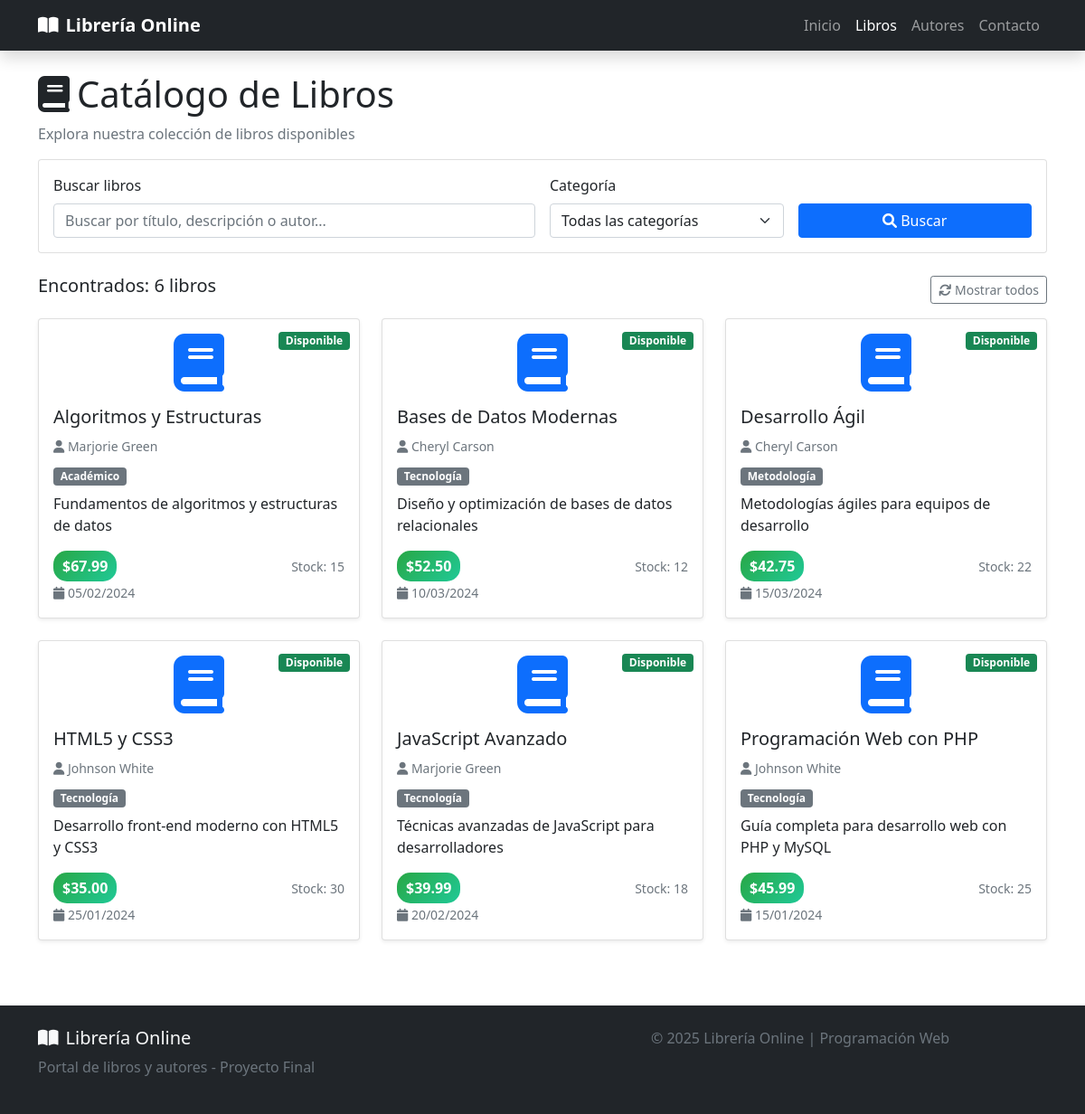
The app's page /libros.php with its own data.
### tables this page shows
CREATE TABLE libros (
            id_libro INTEGER PRIMARY KEY AUTOINCREMENT,
            titulo VARCHAR(100) NOT NULL,
            tipo VARCHAR(20) NOT NULL,
            id_autor VARCHAR(11) NOT NULL,
            precio DECIMAL(10,2) NOT NULL,
            fecha_publicacion DATE,
            descripcion TEXT,
            stock INTEGER DEFAULT 0,
            FOREIGN KEY (id_autor) REFERENCES autores(id_autor)
        );

CREATE TABLE autores (
            id_autor VARCHAR(11) PRIMARY KEY,
            apellido VARCHAR(15) NOT NULL,
            nombre VARCHAR(15) NOT NULL,
            telefono VARCHAR(12) NOT NULL,
            direccion VARCHAR(20) NOT NULL,
            ciudad VARCHAR(15) NOT NULL,
            estado VARCHAR(2) NOT NULL,
            pais VARCHAR(3) NOT NULL,
            cod_postal INTEGER
        );

### libros.php (the view, shortened to what this page needs)
<?php
$database = new Database();
$db = $database->getConnection();
$buscar = $_GET['buscar'] ?? '';
$query = "SELECT l.*, a.nombre, a.apellido
          FROM libros l
          INNER JOIN autores a ON l.id_autor = a.id_autor
          WHERE 1=1";
$params = [];
$query .= " ORDER BY l.titulo";
$stmt = $db->prepare($query);
$stmt->execute($params);
$libros = $stmt->fetchAll(PDO::FETCH_ASSOC);
?>
<!DOCTYPE html>
<html lang="es">
<head>
    <link href="https://cdn.jsdelivr.net/npm/bootstrap@5.1.3/dist/css/bootstrap.min.css" rel="stylesheet">
    <link href="https://cdnjs.cloudflare.com/ajax/libs/font-awesome/6.0.0/css/all.min.css" rel="stylesheet">
</head>
<body>
    <nav class="navbar navbar-expand-lg navbar-dark bg-dark shadow">
        <div class="container">
            <a class="navbar-brand fw-bold" href="index.php">
                <i class="fas fa-book-open me-2"></i>Librería Online
            </a>
            <div class="navbar-nav ms-auto">
                <a class="nav-link" href="index.php">Inicio</a>
                <a class="nav-link active" href="libros.php">Libros</a>
                <a class="nav-link" href="autores.php">Autores</a>
                <a class="nav-link" href="contacto.php">Contacto</a>
            </div>
        </div>
    </nav>
    <div class="container mt-4">
        <div class="row">
            <div class="col-12">
                <h1><i class="fas fa-book me-2"></i>Catálogo de Libros</h1>
                <p class="text-muted">Explora nuestra colección de libros disponibles</p>
            </div>
        </div>
        <div class="row mb-4">
            <div class="col-12">
                <div class="card">
                    <div class="card-body">
                        <form method="GET" class="row g-3">
                            <div class="col-md-6">
                                <label class="form-label">Buscar libros</label>
                                <input type="text" class="form-control" name="buscar"
                                       value="<?= htmlspecialchars($buscar) ?>"
                                       placeholder="Buscar por título, descripción o autor...">
                            </div>
                            <div class="col-md-3">
                                <label class="form-label">Categoría</label>
                                <select class="form-select" name="tipo">
                                    <option value="">Todas las categorías</option>
                                </select>
                            </div>
                            <div class="col-md-3">
                                <label class="form-label">&nbsp;</label>
                                <div class="d-grid">
                                    <button type="submit" class="btn btn-primary">
                                        <i class="fas fa-search"></i> Buscar
                                    </button>
                                </div>
                            </div>
                        </form>
                    </div>
                </div>
            </div>
        </div>
        <div class="row mb-3">
            <div class="col-12">
                <div class="d-flex justify-content-between align-items-center">
                    <h5>Encontrados: <?= count($libros) ?> libros</h5>
                    <a href="libros.php" class="btn btn-outline-secondary btn-sm">
                        <i class="fas fa-refresh"></i> Mostrar todos
                    </a>
                </div>
            </div>
        </div>
        <div class="row">
            <?php if (empty($libros)): ?>
                <div class="col-12">
                    <div class="alert alert-warning text-center">
                        <i class="fas fa-search fa-3x mb-3"></i>
                        <h4>No se encontraron libros</h4>
                        <p>Intenta ajustar los criterios de búsqueda</p>
                    </div>
                </div>
            <?php else: ?>
                <?php foreach($libros as $libro): ?>
                <div class="col-lg-4 col-md-6 mb-4">
                    <div class="card h-100 shadow-sm book-card position-relative">
                        <div class="stock-badge">
                            <?php if ($libro['stock'] > 10): ?>
                                <span class="badge bg-success">Disponible</span>
                            <?php elseif ($libro['stock'] > 0): ?>
                                <span class="badge bg-warning">Pocas unidades</span>
                            <?php else: ?>
                                <span class="badge bg-danger">Agotado</span>
                            <?php endif; ?>
                        </div>
                        <div class="card-body d-flex flex-column">
                            <div class="mb-3 text-center">
                                <i class="fas fa-book fa-4x text-primary"></i>
                            </div>
                            <h5 class="card-title"><?= htmlspecialchars($libro['titulo']) ?></h5>
                            <div class="mb-2">
                                <small class="text-muted">
                                    <i class="fas fa-user"></i>
                                    <?= htmlspecialchars($libro['nombre'] . ' ' . $libro['apellido']) ?>
                                </small>
                            </div>
                            <div class="mb-2">
                                <span class="badge bg-secondary"><?= htmlspecialchars($libro['tipo']) ?></span>
                            </div>
                            <p class="card-text flex-grow-1">
                                <?= htmlspecialchars(substr($libro['descripcion'], 0, 100)) ?>
                            </p>
                            <div class="mt-auto">
                                <div class="d-flex justify-content-between align-items-center">
                                    <span class="price-tag">
                                        $<?= number_format($libro['precio'], 2) ?>
                                    </span>
                                    <small class="text-muted">
                                        Stock: <?= $libro['stock'] ?>
                                    </small>
                                </div>
                                <?php if ($libro['fecha_publicacion']): ?>
                                <small class="text-muted">
                                    <i class="fas fa-calendar"></i>
                                    <?= date('d/m/Y', strtotime($libro['fecha_publicacion'])) ?>
                                </small>
                                <?php endif; ?>
                            </div>
                        </div>
                    </div>
                </div>
                <?php endforeach; ?>
            <?php endif; ?>
        </div>
    </div>
    <footer class="bg-dark text-light py-4 mt-5">
        <div class="container">
            <div class="row">
                <div class="col-md-6">
                    <h5><i class="fas fa-book-open me-2"></i>Librería Online</h5>
                    <p class="text-muted">Portal de libros y autores - Proyecto Final</p>
                </div>
                <div class="col-md-6 text-center">
                    <p class="text-muted mb-0">
                        &copy; <?= date('Y') ?> Librería Online | Programación Web
                    </p>
                </div>
            </div>
        </div>
    </footer>
</body>
</html>

### libros.php (style rules this page uses)
.price-tag { background: linear-gradient(135deg, #28a745, #20c997); color: white; padding: 5px 10px; border-radius: 15px; font-weight: bold; }
.stock-badge { position: absolute; top: 10px; right: 10px; }

### records on screen
libros: shows "Disponible", titulo "Algoritmos y Estructuras", id_autor.apellido "Marjorie Green", tipo "Académico", descripcion "Fundamentos de algoritmos y estructuras de datos", precio "67.99", stock "15", fecha_publicacion "05/02/2024"
libros: shows "Disponible", titulo "Bases de Datos Modernas", id_autor.apellido "Cheryl Carson", tipo "Tecnología", descripcion "Diseño y optimización de bases de datos relacionales", precio "52.50", stock "12", fecha_publicacion "10/03/2024"
libros: shows "Disponible", titulo "Desarrollo Ágil", id_autor.apellido "Cheryl Carson", tipo "Metodología", descripcion "Metodologías ágiles para equipos de desarrollo", precio "42.75", stock "22", fecha_publicacion "15/03/2024"
libros: shows "Disponible", titulo "HTML5 y CSS3", id_autor.apellido "Johnson White", tipo "Tecnología", descripcion "Desarrollo front-end moderno con HTML5 y CSS3", precio "35.00", stock "30", fecha_publicacion "25/01/2024"
libros: shows "Disponible", titulo "JavaScript Avanzado", id_autor.apellido "Marjorie Green", tipo "Tecnología", descripcion "Técnicas avanzadas de JavaScript para desarrolladores", precio "39.99", stock "18", fecha_publicacion "20/02/2024"
libros: shows "Disponible", titulo "Programación Web con PHP", id_autor.apellido "Johnson White", tipo "Tecnología", descripcion "Guía completa para desarrollo web con PHP y MySQL", precio "45.99", stock "25", fecha_publicacion "15/01/2024"

### other values on screen
count($libros) "6"
